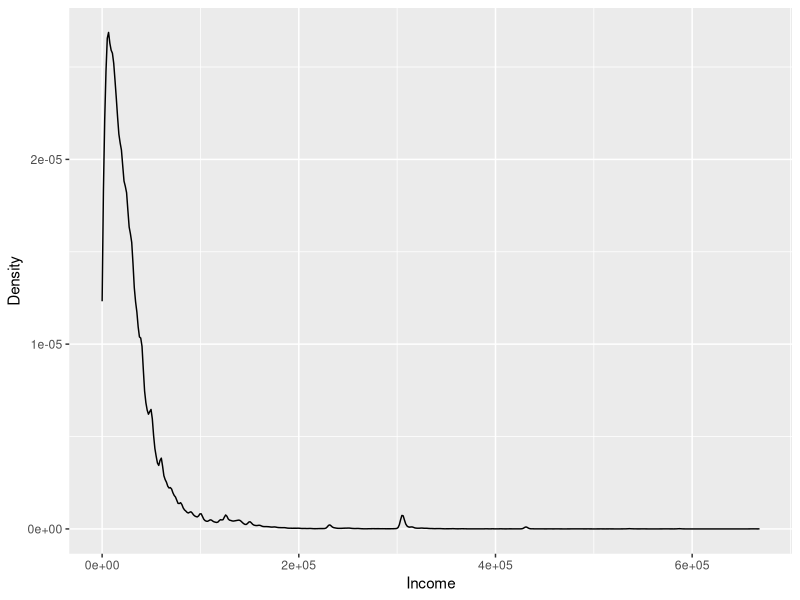
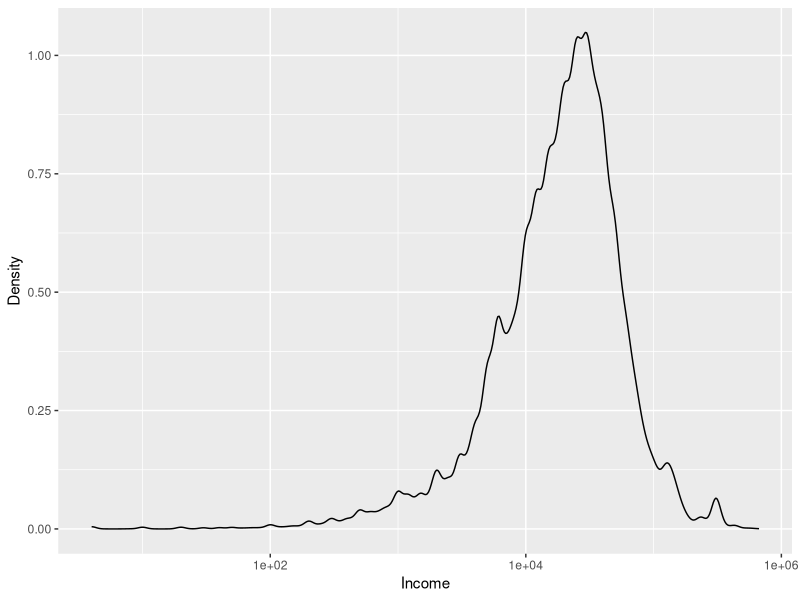
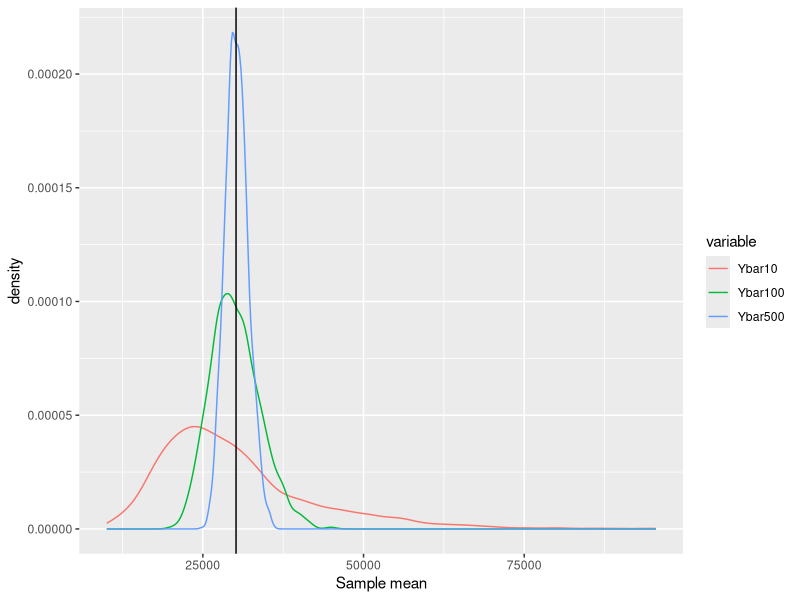
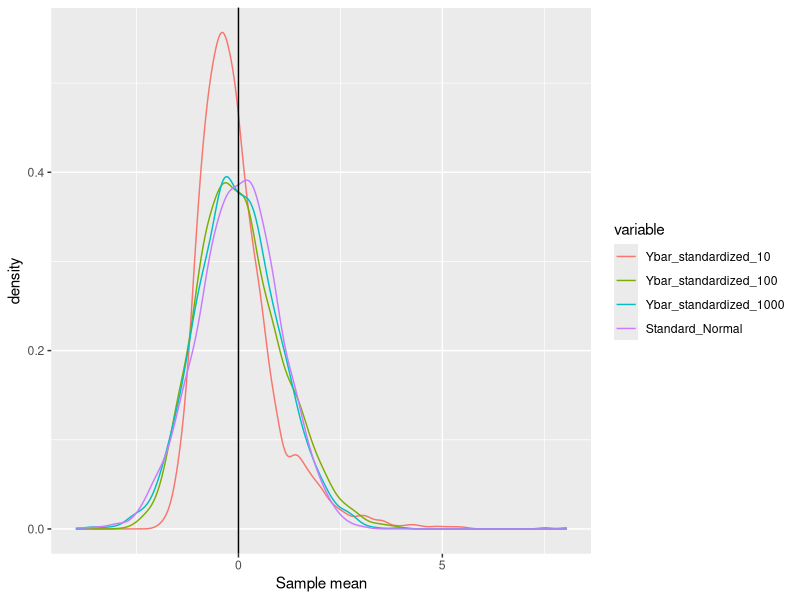

These figures' R source, in order:
## ---- chunk 1
# Use "readr" package
library(readr)
pums2000 <- read_csv("data_pums_2000.csv") 
## ---- chunk 2
pop <- as.vector(pums2000$INCTOT)
## ---- chunk 3
pop_mean = mean(pop)
pop_sd   = sd(pop)

# Average income in population
pop_mean

# Standard deviation of income in population
pop_sd
## ---- chunk 4
library("ggplot2")
## ---- chunk 5
fig <- ggplot2::qplot(pop, geom = "density", 
      xlab = "Income",
      ylab = "Density")

## ---- chunk 6
plot(fig)
## ---- chunk 7
# `log` option specifies which axis is represented in log scale.
fig2 <- qplot(pop, geom = "density", 
      xlab = "Income",
      ylab = "Density",
      log = "x")

## ---- chunk 8
plot(fig2)
## ---- chunk 9

# Set the seed for the random number. This is needed to maintaine the reproducibility of the results.
set.seed(123)

# draw random sample of 100 observations from the variable pop
test <- sample(x = pop, size = 100)

## ---- chunk 10

# Use loop to repeat 2000 times. 
Nsamples = 2000
result1 <- numeric(Nsamples)

for (i in 1:Nsamples ){
  
  test <- sample(x = pop, size = 100)
  result1[i] <- mean(test)
  
}

## ---- chunk 11

# Simple approach
result1 <- replicate(expr = mean(sample(x = pop, size = 10)), n = Nsamples)
result2 <- replicate(expr = mean(sample(x = pop, size = 100)), n = Nsamples)
result3 <- replicate(expr = mean(sample(x = pop, size = 500)), n = Nsamples)

# Create dataframe

result_data <- data.frame(  Ybar10 = result1, 
                            Ybar100 = result2, 
                            Ybar500 = result3)

## ---- chunk 12

# Use reshape library
# install.packages("reshape")
library("reshape")

# Use "melt" to change the format of result_data
data_for_plot <- melt(data = result_data, variable.name = "Variable" )

# Use "ggplot2" to create the figure.
# The variable `fig` contains the information about the figure
fig <- 
  ggplot(data = data_for_plot) +
  xlab("Sample mean") + 
  geom_line(aes(x = value, colour = variable ),   stat = "density" ) + 
  geom_vline(xintercept=pop_mean ,colour="black")

## ---- chunk 13

plot(fig)

## ---- chunk 14

# Set the seed for the random number
set.seed(124)

# define function for simulation 
f_simu_CLT = function(Nsamples, samplesize, pop, pop_mean, pop_sd ){
  
  output = numeric(Nsamples)
  for (i in 1:Nsamples ){
    test <- sample(x = pop, size = samplesize)
    output[i] <- ( mean(test) - pop_mean ) / (pop_sd / sqrt(samplesize))
  }
  
  return(output)

}

## ---- chunk 15

# Run simulation 
Nsamples = 2000
result_CLT1 <- f_simu_CLT(Nsamples, 10, pop, pop_mean, pop_sd )
result_CLT2 <- f_simu_CLT(Nsamples, 100, pop, pop_mean, pop_sd )
result_CLT3 <- f_simu_CLT(Nsamples, 1000, pop, pop_mean, pop_sd )

# Random draw from standard normal distribution as comparison
result_stdnorm = rnorm(Nsamples)

# Create dataframe
result_CLT_data <- data.frame(  Ybar_standardized_10 = result_CLT1, 
                            Ybar_standardized_100 = result_CLT2, 
                            Ybar_standardized_1000 = result_CLT3, 
                            Standard_Normal = result_stdnorm)

# Note: If you wanna quicky plot the density, type `plot(density(result1))`. 
## ---- chunk 16

# Use "melt" to change the format of result_data
data_for_plot <- melt(data = result_CLT_data, variable.name = "Variable" )

# Use "ggplot2" to create the figure.
fig <- 
  ggplot(data = data_for_plot) +
  xlab("Sample mean") + 
  geom_line(aes(x = value, colour = variable ),   stat = "density" ) + 
  geom_vline(xintercept=0 ,colour="black")
## ---- chunk 17
plot(fig)
